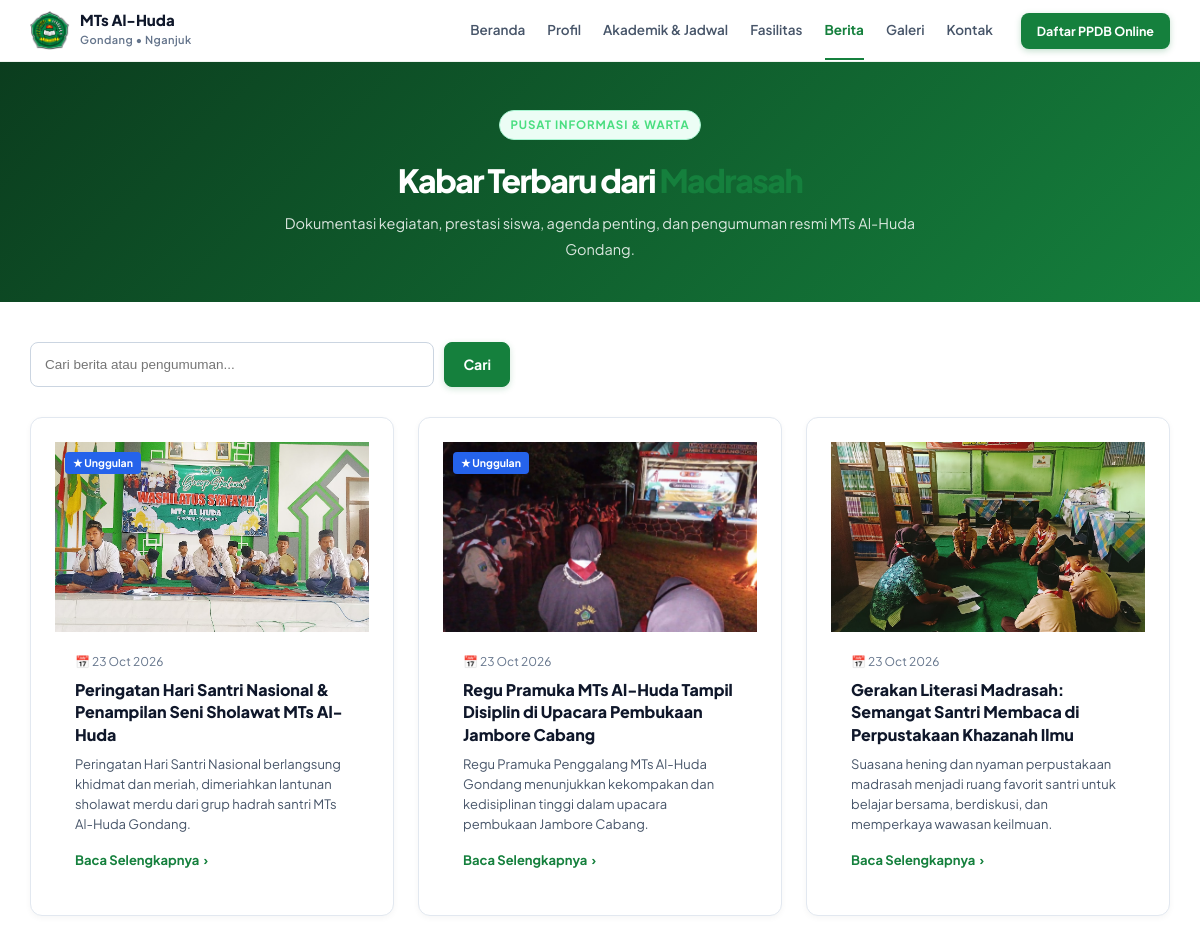
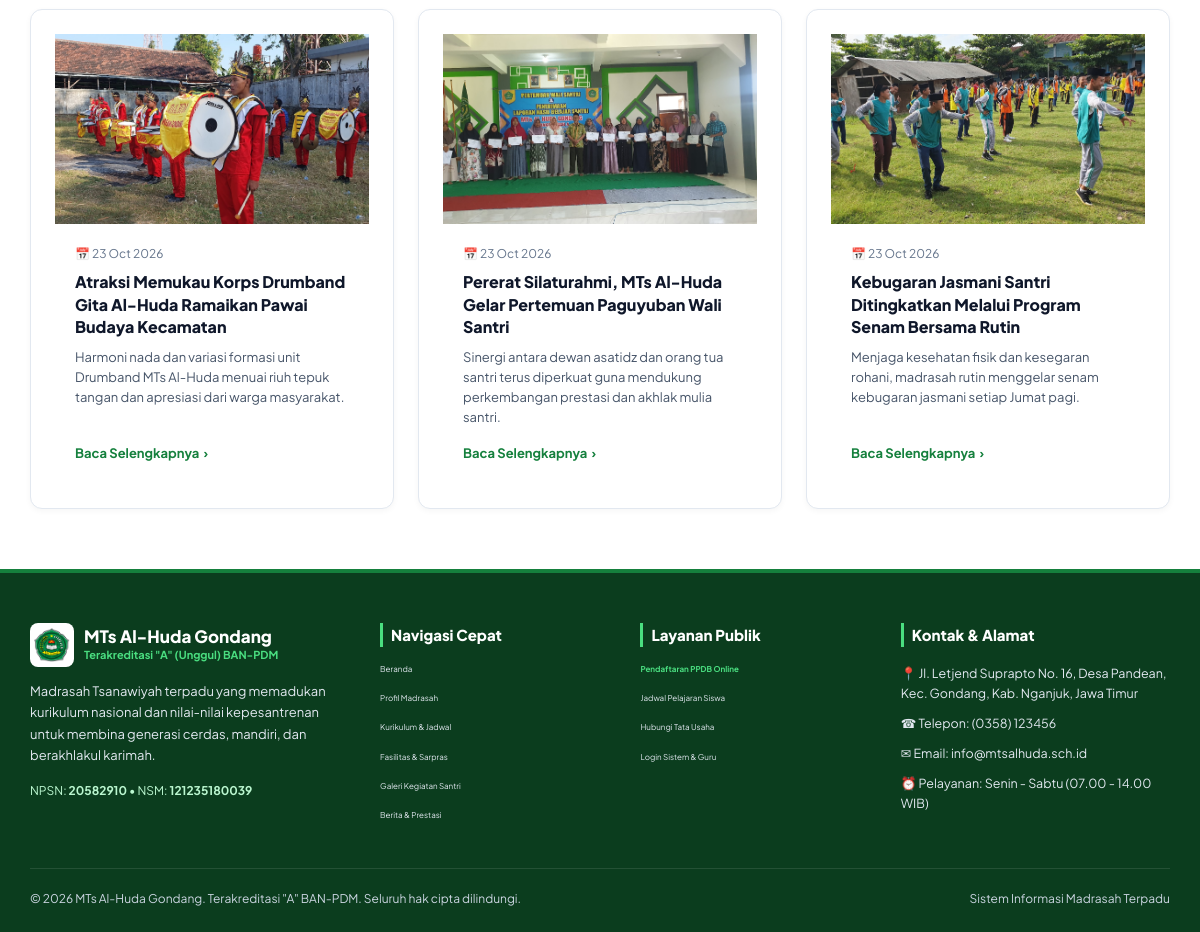
Screenshot of /berita with the database file from the repository (2 pictures, top to bottom).
### tables this page shows
CREATE TABLE `berita` (
  `id` bigint unsigned NOT NULL AUTO_INCREMENT,
  `public_id` char(36) DEFAULT NULL,
  `title` varchar(200) NOT NULL,
  `judul` varchar(200) NOT NULL,
  `slug` varchar(220) NOT NULL,
  `excerpt` varchar(300) DEFAULT NULL,
  `content` mediumtext NOT NULL,
  `isi` mediumtext DEFAULT NULL,
  `image_path` varchar(255) DEFAULT NULL,
  `cover_path` varchar(255) DEFAULT NULL,
  `gambar` varchar(255) DEFAULT NULL,
  `category` varchar(50) NOT NULL DEFAULT 'Kegiatan',
  `kategori` varchar(50) NOT NULL DEFAULT 'Kegiatan',
  `tags` varchar(255) DEFAULT NULL,
  `status` enum('draft','published','archived') NOT NULL DEFAULT 'published',
  `is_featured` tinyint(1) NOT NULL DEFAULT '0',
  `published_at` datetime DEFAULT CURRENT_TIMESTAMP,
  `views_count` int unsigned NOT NULL DEFAULT '0',
  `author_id` bigint unsigned DEFAULT NULL,
  `created_at` datetime NOT NULL DEFAULT CURRENT_TIMESTAMP,
  `updated_at` datetime NOT NULL DEFAULT CURRENT_TIMESTAMP ON UPDATE CURRENT_TIMESTAMP,
  `deleted_at` datetime DEFAULT NULL,
  PRIMARY KEY (`id`),
  UNIQUE KEY `uq_berita_slug` (`slug`),
  KEY `idx_berita_status_date` (`status`,`published_at`),
  CONSTRAINT `fk_berita_author` FOREIGN KEY (`author_id`) REFERENCES `pengguna` (`id`) ON DELETE SET NULL ON UPDATE CASCADE
);

### app/Controllers/BeritaController.php (called while the page is built, shortened)
<?php
class BeritaController
{
    public function index(): void
    {
        $pdo = Database::connection();
        $page = max(1, (int) ($_GET['page'] ?? 1));
        $perPage = 6;
        $offset = ($page - 1) * $perPage;
        $q = trim($_GET['q'] ?? '');
        $where = ["p.status = 'published'", "p.deleted_at IS NULL"];
        $params = [];
        $whereSql = implode(' AND ', $where);
        $countStmt = $pdo->prepare("SELECT COUNT(*) FROM berita p WHERE {$whereSql}");
        $countStmt->execute($params);
        $total = (int) $countStmt->fetchColumn();
        $stmt = $pdo->prepare("SELECT p.*, u.name as author_name
                                FROM berita p
                                LEFT JOIN pengguna u ON u.id = p.author_id
                                WHERE {$whereSql}
                                ORDER BY p.is_featured DESC, p.published_at DESC
                                LIMIT {$perPage} OFFSET {$offset}");
        $stmt->execute($params);
        $posts = $stmt->fetchAll();
        $totalPages = max(1, (int) ceil($total / $perPage));
        $data = [
            'title' => 'Berita, Prestasi & Pengumuman | MTs Al-Huda Gondang',
            'posts' => $posts,
            'page' => $page,
            'total_pages' => $totalPages,
            'total' => $total,
            'q' => $q,
        ];
        require_once __DIR__ . '/../Views/berita/index.php';
    }
}

### app/helpers.php (called while the page is built, shortened)
<?php
if (!function_exists('base_path')) {
    function base_path(): string
    {
        $script = str_replace('\\', '/', $_SERVER['SCRIPT_NAME'] ?? '');
        $dir = rtrim(str_replace('\\', '/', dirname($script)), '/');
        return $dir;
    }
}
if (!function_exists('base_url')) {
    function base_url(string $path = ''): string
    {
        $path = ltrim($path, '/');
        $base = base_path();
        if ($path === '') {
            return $base === '' ? '/' : $base;
        }
        return ($base === '' ? '' : $base) . '/' . $path;
    }
}
if (!function_exists('url')) {
    function url(string $path = ''): string
    {
        return base_url($path);
    }
}

### app/Views/berita/index.php (the view, shortened to what this page needs)
<?php
require_once __DIR__ . '/../layouts/header.php';
require_once __DIR__ . '/../layouts/navbar.php';
$posts = $data['posts'] ?? [];
$q = $data['q'] ?? '';
?>
<main>
    <section class="page-hero" style="background: linear-gradient(135deg, #0B3D1E 0%, #15803D 100%); color: #fff; padding: 48px 0 40px;">
        <div class="container">
            <div class="section-label" style="color: #4ADE80; font-weight: 700; letter-spacing: 0.08em; text-transform: uppercase; font-size: 11.5px; margin-bottom: 8px;">
                Pusat Informasi &amp; Warta
            </div>
            <h1 style="color: #ffffff; font-size: 32px; font-weight: 800; margin-bottom: 12px;">Kabar Terbaru dari <span>Madrasah</span></h1>
            <p style="color: rgba(255,255,255,.85); max-width: 640px; font-size: 14.5px;">
                Dokumentasi kegiatan, prestasi siswa, agenda penting, dan pengumuman resmi MTs Al-Huda Gondang.
            </p>
        </div>
    </section>
    <section class="page-section" style="padding: 40px 0 60px;">
        <div class="container">
            <form method="get" action="<?= url('berita') ?>" style="margin-bottom: 30px; display: flex; gap: 10px; max-width: 480px;">
                <input type="text" name="q" value="<?= htmlspecialchars($q) ?>" placeholder="Cari berita atau pengumuman..." style="flex: 1; padding: 10px 14px; border: 1px solid #CBD5E1; border-radius: 8px; font-size: 13.5px; outline: none;">
                <button type="submit" class="btn btn-primary" style="padding: 10px 18px; border-radius: 8px; font-weight: 700;">Cari</button>
            </form>
            <?php if (empty($posts)): ?>
                <div style="padding: 50px 20px; text-align: center; color: #64748B; background: #F8FAFC; border-radius: 12px; border: 1px solid #E2E8F0;">
                    <p style="font-size: 15px; font-weight: 700; color: #1E293B; margin-bottom: 6px;">Belum ada berita yang ditemukan.</p>
                    <p style="font-size: 13px;">Silakan coba kata kunci pencarian yang lain.</p>
                </div>
            <?php else: ?>
                <div class="info-grid" style="display: grid; grid-template-columns: repeat(auto-fill, minmax(320px, 1fr)); gap: 24px;">
                    <?php foreach ($posts as $item): ?>
                        <article class="info-card" style="background: #ffffff; border-radius: 12px; border: 1px solid #E2E8F0; overflow: hidden; display: flex; flex-direction: column; box-shadow: 0 2px 6px rgba(0,0,0,.04); transition: transform .2s ease, box-shadow .2s ease;">
                            <div style="height: 190px; background: #E2E8F0; position: relative; overflow: hidden;">
                                <?php if (!empty($item['cover_path'])): ?>
                                    <img src="<?= base_url($item['cover_path']) ?>" alt="<?= htmlspecialchars($item['title']) ?>" style="width: 100%; height: 100%; object-fit: cover;">
                                <?php else: ?>
                                    <div style="width: 100%; height: 100%; background: linear-gradient(135deg, #15803D 0%, #0B3D1E 100%); display: flex; align-items: center; justify-content: center; color: #fff; font-weight: 800; font-size: 18px;">
                                        MTs Al-Huda
                                    </div>
                                <?php endif; ?>
                                <?php if ((int) ($item['is_featured'] ?? 0) === 1): ?>
                                    <span style="position: absolute; top: 10px; left: 10px; background: #2563EB; color: #fff; font-size: 10.5px; font-weight: 700; padding: 3px 8px; border-radius: 4px;">
                                        ★ Unggulan
                                    </span>
                                <?php endif; ?>
                            </div>
                            <div style="padding: 20px; flex: 1; display: flex; flex-direction: column;">
                                <div style="font-size: 12px; color: #64748B; margin-bottom: 8px;">
                                    📅 <?= !empty($item['published_at']) ? date('d M Y', strtotime($item['published_at'])) : date('d M Y') ?>
                                </div>
                                <h3 style="font-size: 16px; font-weight: 800; color: #0F172A; line-height: 1.4; margin-bottom: 8px;">
                                    <a href="<?= url('berita/' . $item['slug']) ?>" style="text-decoration: none; color: inherit;">
                                        <?= htmlspecialchars($item['title']) ?>
                                    </a>
                                </h3>
                                <p style="font-size: 13px; color: #475569; line-height: 1.55; margin-bottom: 16px; flex: 1;">
                                    <?= htmlspecialchars($item['excerpt'] ?? mb_substr(strip_tags($item['content']), 0, 100) . '...') ?>
                                </p>
                                <a href="<?= url('berita/' . $item['slug']) ?>" style="color: #15803D; font-weight: 700; font-size: 13px; text-decoration: none; display: inline-flex; align-items: center; gap: 4px;">
                                    Baca Selengkapnya <span>›</span>
                                </a>
                            </div>
                        </article>
                    <?php endforeach; ?>
                </div>
            <?php endif; ?>
        </div>
    </section>
</main>
<?php require_once __DIR__ . '/../layouts/footer.php'; ?>

### public/css/style.css (style rules this page uses)
:root { --white: #FFFFFF; --green: #15803D; --gray: #475569; --green-hover: #166534; --dark-green: #0B3D1E; --light-green: #4ADE80; --mint: #A7F3D0; --pale-green: #BBF7D0; --slate: #94A3B8; --border: #E1ECE5; --soft: #F9FAFB; --text: #0F172A; --container: 1140px; --r-sm: 7px; --r-md: 10px; --r-lg: 16px; --r-xl: 22px; --r-full: 999px; --shadow-sm: 0 1px 3px rgba(15, 23, 42, .06); --shadow-md: 0 4px 14px rgba(15, 23, 42, .07); --shadow-lg: 0 12px 30px rgba(11, 61, 30, .10); --radius-lg: 16px; --shadow: 0 12px 30px rgba(15, 61, 30, .10); }
* { box-sizing: border-box; }
html { scroll-behavior: smooth; }
body { margin: 0; font-family: 'Plus Jakarta Sans', sans-serif; color: var(--text); background: var(--white); line-height: 1.6; }
a { color: inherit; text-decoration: none; cursor: pointer; }
button, summary, select, [role="button"] { font: inherit; cursor: pointer; }
.container { width: min(var(--container), calc(100% - 40px)); margin-inline: auto; }
.nav-cta, .btn-primary { background: var(--green); color: var(--white); }
.eyebrow, .section-label { display: inline-flex; align-items: center; gap: 7px; color: var(--green); background: #ECFDF5; border: 1px solid var(--mint); border-radius: 999px; padding: 6px 14px; font-size: 11.5px; font-weight: 700; }
.btn { display: inline-flex; align-items: center; justify-content: center; gap: 7px; border-radius: 8px; padding: 10px 18px; font-size: 13.5px; font-weight: 700; transition: .2s ease; }
.section-label { font-size: 8px; padding: 5px 10px; }
.page-hero { background: linear-gradient(120deg, #FFFFFF 0%, #F0FDF4 55%, #DCFCE7 100%); padding: 60px 0 48px; text-align: center; }
.page-hero h1 { margin: 16px 0 12px; font-size: clamp(30px, 4vw, 44px); line-height: 1.05; letter-spacing: -1.5px; font-weight: 800; }
.page-hero h1 span { color: var(--green); }
.page-hero p { max-width: 640px; margin: 0 auto; color: var(--gray); font-size: 12px; line-height: 1.8; }
.page-section { padding: 54px 0 64px; }
.info-grid { display: grid; grid-template-columns: repeat(auto-fit, minmax(260px, 1fr)); gap: 20px; }
.info-card { background: var(--white); border: 1px solid var(--border); border-radius: var(--radius-lg); padding: 24px; box-shadow: var(--shadow); }
.info-card h3 { margin: 0 0 10px; font-size: 17px; font-weight: 800; color: var(--dark-green); }
.info-card p { margin: 0; color: var(--gray); font-size: 12px; line-height: 1.8; }
.btn-primary { background: var(--green) !important; color: #FFFFFF !important; border: 1px solid var(--green) !important; border-radius: var(--r-md); min-height: 44px; padding: 10px 22px; font-size: 14px; font-weight: 700; display: inline-flex; align-items: center; justify-content: center; gap: 8px; text-decoration: none; box-shadow: 0 2px 6px rgba(21, 128, 61, 0.2); transition: background-color .15s ease, border-color .15s ease, transform .15s ease; }

### rows the page displays
berita: cover_path (picture), is_featured "★ Unggulan", published_at "23 Oct 2026", title "Peringatan Hari Santri Nasional & Penampilan Seni Sholawat MTs Al-Huda", excerpt "Peringatan Hari Santri Nasional berlangsung khidmat dan meriah, dimeriahkan lantunan sholawat merdu dari grup hadrah santri MTs Al-Huda Gondang."
berita: cover_path (picture), is_featured "★ Unggulan", published_at "23 Oct 2026", title "Regu Pramuka MTs Al-Huda Tampil Disiplin di Upacara Pembukaan Jambore Cabang", excerpt "Regu Pramuka Penggalang MTs Al-Huda Gondang menunjukkan kekompakan dan kedisiplinan tinggi dalam upacara pembukaan Jambore Cabang."
berita: cover_path (picture), published_at "23 Oct 2026", title "Gerakan Literasi Madrasah: Semangat Santri Membaca di Perpustakaan Khazanah Ilmu", excerpt "Suasana hening dan nyaman perpustakaan madrasah menjadi ruang favorit santri untuk belajar bersama, berdiskusi, dan memperkaya wawasan keilmuan."
berita: cover_path (picture), published_at "23 Oct 2026", title "Atraksi Memukau Korps Drumband Gita Al-Huda Ramaikan Pawai Budaya Kecamatan", excerpt "Harmoni nada dan variasi formasi unit Drumband MTs Al-Huda menuai riuh tepuk tangan dan apresiasi dari warga masyarakat."
berita: cover_path (picture), published_at "23 Oct 2026", title "Pererat Silaturahmi, MTs Al-Huda Gelar Pertemuan Paguyuban Wali Santri", excerpt "Sinergi antara dewan asatidz dan orang tua santri terus diperkuat guna mendukung perkembangan prestasi dan akhlak mulia santri."
berita: cover_path (picture), published_at "23 Oct 2026", title "Kebugaran Jasmani Santri Ditingkatkan Melalui Program Senam Bersama Rutin", excerpt "Menjaga kesehatan fisik dan kesegaran rohani, madrasah rutin menggelar senam kebugaran jasmani setiap Jumat pagi."

### other values shown
$label "Beranda"
$label "Profil"
$label "Akademik & Jadwal"
$label "Fasilitas"
$label "Berita"
$label "Galeri"
$label "Kontak"
